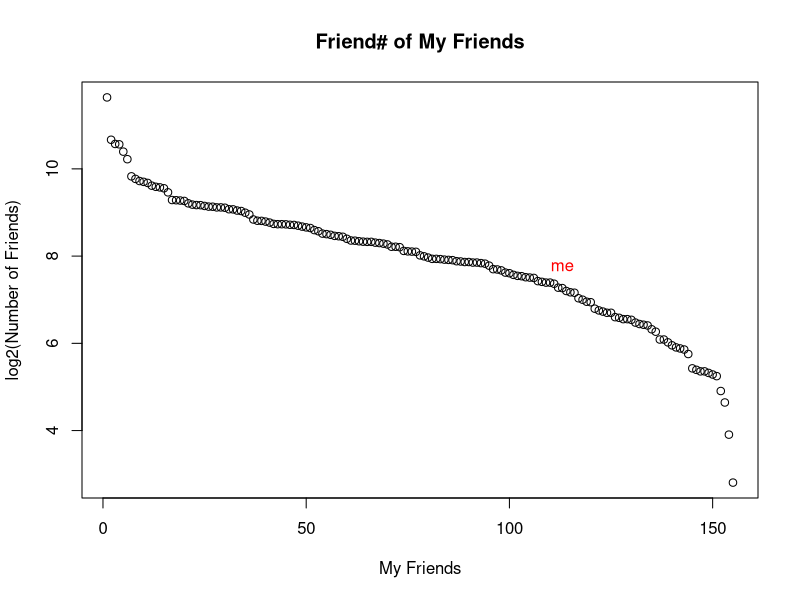

This figure's R source:
data=read.csv("facebookFriends.csv", header=T, sep='\t')
friends=data[-nrow(data),]
print(mean(friends[,"friends"]))
print(sd(friends[,"friends"]))
print(median(friends[,"friends"]))
data=data[order(data[,"friends"],decreasing=TRUE),]
me=which(data[,"label"]=='me')
plot(log(data[,"friends"],base=2),main="Friend# of My Friends", xlab="My Friends",ylab="log2(Number of Friends)")
text(me, log(data[me,"friends"],base=2)+0.5,"me", col="Red")
